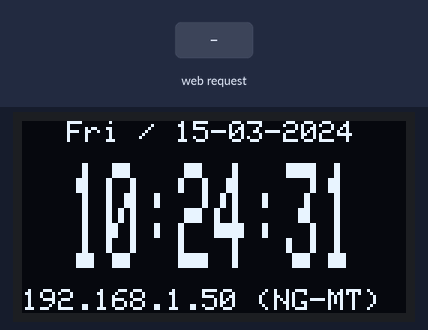
A sketch run on a simulated ESP8266 (NodeMCU). On the bench: 128×64 one-colour display. Inputs (shaded band) come from the test bench. WiFi joins after 1.5 s; servers stay silent unless stated; network time is answered at once with the bench clock; the local clock reads 2024-03-15 10:24:30 at power-on unless the sketch sets it; what the sketch prints to the serial monitor is not drawn.

Above: at 1.7 s.
At 2.7 s:
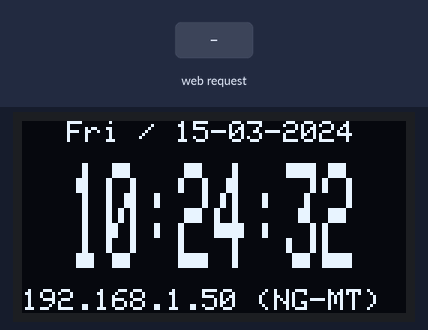
2.8 s: HTTP request GET / received
At 4.4 s:
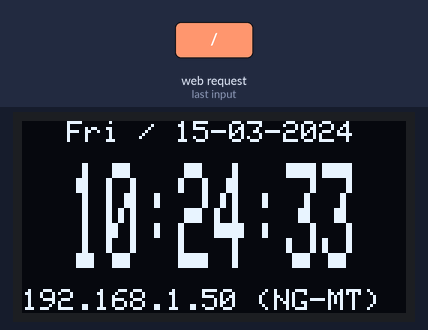
Timing chart, 0 to 5.9 s (numbered marks = the images above; inputs shaded):
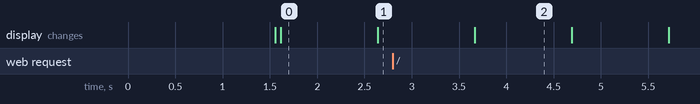

Measured:
- what the display in image 0 shows lasts 1.0 s, from 1.6 s to 2.6 s

The sketch:

internet_clock_simple.ino
```cpp
#include <NTPClient.h>
#include <ESP8266WiFi.h>
#include <ESP8266WebServer.h>
#include <WiFiUdp.h>
#include <SPI.h>
#include <Wire.h>
#include <Adafruit_GFX.h>
#include <Adafruit_SSD1306.h>
#include <time.h>

#define SCREEN_WIDTH 128 // OLED display width, in pixels
#define SCREEN_HEIGHT 64 // OLED display height, in pixels

// Declaration for an SSD1306 display connected to I2C (SDA, SCL pins)
#define OLED_RESET LED_BUILTIN    //4  Reset pin # (or -1 if sharing Arduino reset pin)
Adafruit_SSD1306 display(SCREEN_WIDTH, SCREEN_HEIGHT, &Wire, OLED_RESET);

//const char *ssid     = "HGTP";
//const char *password = "45674321";

const char *ssid     = "NG-MT";
const char *password = "7680050813";

const long utcOffsetInSeconds = 3*3600;
#define UPDATE_CYCLE        (1 * 1000)

//char daysOfTheWeek[7][12] = {"Sunday", "Monday", "Tuesday", "Wednesday", "Thursday", "Friday", "Saturday"};
char daysOfTheWeek[7][12] = {"Sun", "Mon", "Tue", "Wed", "Thu", "Fri", "Sat"};
int days, months, years;
String formDate;

// Define NTP Client to get time
WiFiUDP ntpUDP;
NTPClient timeClient(ntpUDP, "pool.ntp.org", utcOffsetInSeconds);
ESP8266WebServer server(80);

void handleHTTPRequest() {
  Serial.println("");
  Serial.println("HTTP Request");

  String s;
  s = "<!DOCTYPE HTML>\r\n";
  s += "<head>\n\t<title>Simple Internet clock</title>\n\t<meta http-equiv='refresh' content='5' />\n</head>\n";
  s += "<html>\n\tHello from ";
  s += WiFi.hostname() + " at " + WiFi.localIP().toString() + "("+ ssid +")";
  // Simple addition of the current time
  s += "<br>\r\n\tCurrent date/time is: ";
  s += daysOfTheWeek[timeClient.getDay()]; s += " ";
  s += timeClient.getFormattedTime(); s += " ";
  s += formDate;
  s += "\n</html>\r\n\r\n";
  Serial.println("Sending 200");
  server.send(200, "text/html", s);
}

void display_on_display(void) {
  display.clearDisplay();
  display.setTextColor(WHITE);        // Draw white text

  display.setCursor(15,0); display.setTextSize(1); display.print(daysOfTheWeek[timeClient.getDay()]); display.print(" \/ "); display.println(formDate);     // displaying day of week and date
  display.setCursor(16,14); display.setTextSize(2,5); display.print(timeClient.getFormattedTime());     // displaying time
  //display.setCursor(0,14); display.setTextSize(3,5); display.print(timeClient.getFormattedTime());     // displaying time
  //display.setCursor(32,30); display.setTextSize(1);       // displaying date

  display.setCursor(0,56); display.setTextSize(1); display.print(WiFi.localIP());  // displaying wi-fi info
  display.setTextSize(1); display.print(" ("); display.print(ssid); display.print(")");

  display.display();    // draw display buffer
}

void convertdate(void){
  time_t t = timeClient.getEpochTime();
  tm* dt = gmtime(&t);
  dt->tm_isdst = 0;
  years = dt->tm_year + 1900;
  months = dt->tm_mon + 1;
  days = dt->tm_mday;

  formDate = "";
  if(days<10) formDate = "0"; formDate += String(days); formDate += "-";
  if(months<10) formDate += "0"; formDate += String(months); formDate += "-";
  formDate += String(years);
}

void setup(){
  Serial.begin(115200);
  WiFi.begin(ssid, password);
  while ( WiFi.status() != WL_CONNECTED ) {
    delay (500); Serial.print (".");
  }

  timeClient.begin();
  convertdate();

  // Setup HTTP server
  server.on("/", handleHTTPRequest);
  server.begin();
  Serial.println("\nHTTP server started");

  Wire.begin(0,2);  //установка соответствия контактов дисплея SDA->D3, SCL->D4
  // SSD1306_SWITCHCAPVCC = generate display voltage from 3.3V internally
  if(!display.begin(SSD1306_SWITCHCAPVCC, 0x3C)) { // Address 0x3D for 128x64
    Serial.println(F("SSD1306 allocation failed"));
    for(;;); // Don't proceed, loop forever
  }
  display.clearDisplay();
  display_on_display();    // Draw 'stylized' characters
}

void loop() {
  // Check if a request has come in
  server.handleClient();

  timeClient.update();
  convertdate();
  display_on_display();    // Draw 'stylized' characters

  Serial.print(daysOfTheWeek[timeClient.getDay()]);
  Serial.print(", ");
  Serial.print(timeClient.getFormattedTime());
  Serial.print(", ");
  Serial.println(formDate);

  delay(1000);
}
```
